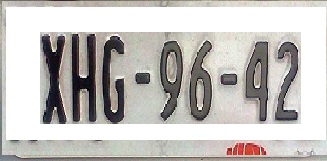
%> input picture placa55.jpg, 327 x 161 px
$ octave PropietariosPlacas.m   (GNU Octave 9; MATLAB toolbox functions it lacks are replaced by stand-ins)
%> lines starting %> are read from the running program, lines starting %| are printed output that depends on the picture; in (x1, y1, x2, y2) boxes, pixels count from 0 and x2, y2 are one past the last pixel; in counts of white or black regions, pixels touching at a corner belong together; the program's own positions count from 1
clc;
clear all;
%k=input('Nombre de archivo:','s'); % Ingresa nombre
im=imread('placa55.jpg'); %leer nombre de la imagen
%> im is the input picture: size 161x327x3 uint8; mean R, G, B 195.3, 192.3, 189.1

gray = rgb2gray(im);
figure, imshow(im);
level = graythresh(im);
%> level = 0.584
bw = im2bw(im,level);
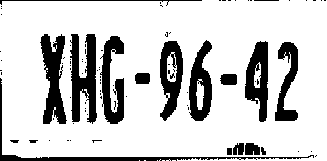
%> bw: size 161x327 logical; 79.8% white; 89 black regions (71 under 20 px), largest, box (x1, y1, x2, y2) and area: (70, 34, 97, 124) 1549, (40, 34, 67, 124) 1407, (100, 36, 124, 124) 1196
figure, imshow(bw);
bwOpen = bwareaopen(~bw,450);
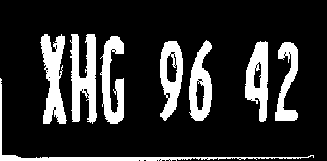
%> bwOpen: size 161x327 logical; 18.1% white; 8 white regions, largest, box (x1, y1, x2, y2) and area: (70, 34, 97, 124) 1549, (40, 34, 67, 124) 1407, (100, 36, 124, 124) 1196
figure, imshow(bwOpen);
%> (the run ends here)

$ run again, with placa15.jpg copied over placa55.jpg
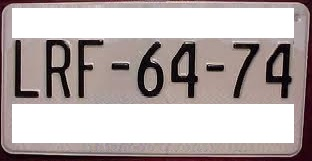
%> input picture placa15.jpg, 312 x 161 px
%> im is the input picture: size 161x312x3 uint8; mean R, G, B 182.3, 171.7, 170.8
%> level = 0.463
%> `bw = im2bw(im,level);`:
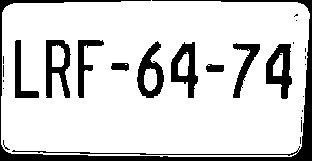
%> bw: size 161x312 logical; 82.8% white; 26 black regions (16 under 20 px), largest, box (x1, y1, x2, y2) and area: (0, 0, 312, 161) 3789, (46, 40, 71, 98) 786, (266, 44, 292, 99) 781
%> `bwOpen = bwareaopen(~bw,450);`:
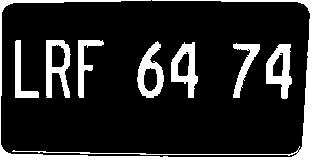
%> bwOpen: size 161x312 logical; 16.6% white; 8 white regions, largest, box (x1, y1, x2, y2) and area: (0, 0, 312, 161) 3789, (46, 40, 71, 98) 786, (266, 44, 292, 99) 781
